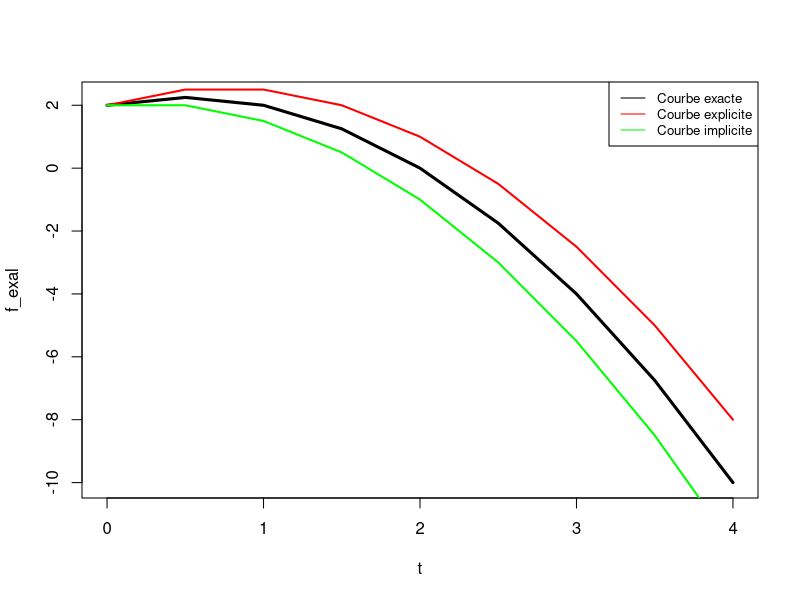

This figure's R source:
#LE SCHEMA EXPLICITE D'EULEUR
library(kableExtra)
#Calcul de la fonction f

f = function(t,y){
  return(-2*t+1)
}

#Calcul de la fonction reelle

f_exa = function(t){
  return(-t^2+t+2)
}

#Euleur

f_app = function(y0,t,h){
  y = numeric(length(t))
  y[1] = y0
  for (i in 2:length(t)) {
    y[i] = y[i-1]+h*f(t[i-1],y[i-1])
  }
  return(y)
}

#Des conditions initiales

h = 0.5
Tn = 4
y0 = 2
t=seq(0,4,by=h)

f_appl = f_app(y0,t,h)
f_exal = mapply(f_exa,t = t)
err_g= abs(f_exal - f_appl)/h
result1 = data.frame(temps = t, sol_app1=f_appl, sol_exa=f_exal, err_gh=err_g)
#dev.new()
plot(t,f_exal,type = 'l',lwd=3)
points(t,f_appl,type='l',col='red',lwd=2)

##################################################################
#LE SCHEMA IMPLICITE D'EULEUR

#Euleur


f_app1 = function(y0,t,h){
  y = numeric(length(t))
  y[1] = y0
  
  for (i in 2:length(t)) {
    y[i] <- uniroot( function(yn1) {yn1 - y[i-1] - h * f(t[i],yn1) }, interval = c(-1000, 1000))$root
  }
  
  return(y)
}

f_appl2 = f_app1(y0,t,h)
err_g2= abs(f_exal - f_appl2)/h
result1 = data.frame(result1,f_appl2=f_appl2,err_g2=err_g2)
points(t,f_appl2,type='l',col='green',lwd=2)


col_names=c("ti","y_i_explicite","y(t_i)","Eg_i1/h",'y_i_implicite',"Eg_i2/h")  # ("Pas_i","sum El_i","max Eg_i","Ordre")
resultat_kable <- kable(result1,caption = 'Resultats numeriques obtenus pour un pas h = 0.5 sur [0,4] par les sch\'emas d\'Euler', "html", col.names = NULL,digits=4)%>%
  kable_styling(bootstrap_options = c("striped", "condensed", "bordered"))%>%
  add_header_above(col_names)%>%
  column_spec(1, bold = TRUE)%>%
  row_spec(1:nrow(result1), align = "c")
print(resultat_kable)
legend("topright",legend = c("Courbe exacte","Courbe explicite","Courbe implicite"), col = c("black","red","green"),lty = 1, cex = 0.8)
View(result1)
